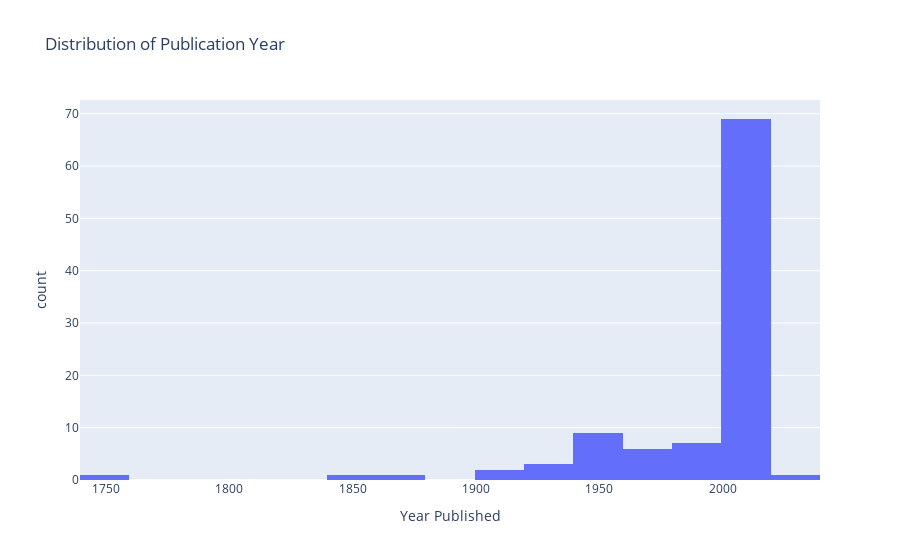

Source (notebook cell):
### Code cell
# Histogram
fig = px.histogram(books, x='Year Published', title='Distribution of Publication Year')
fig.show()

### Figure 1 — Plotly figure (JSON) as saved in the notebook; plotly's stock layout.template omitted (floating-point values rounded to 4 significant figures)
{"data": [{"alignmentgroup": "True", "bingroup": "x", "hovertemplate": "Year Published=%{x}<br>count=%{y}<extra></extra>", "legendgroup": "", "marker": {"color": "#636efa", "pattern": {"shape": ""}}, "name": "", "offsetgroup": "", "orientation": "v", "showlegend": false, "type": "histogram", "x": [1949, 2012, 2006, 2011, 2005, 2007, 2007, 2010, 2009, 2014, 2010, 2012, 2015, 1957, 1928, 2009, 2012, 2013, 1945, 1988, 1930, 2005, 1915, 2011, 2014, 1947, 2012, 1942, 2012, 2007, 1866, 1979, 2014, 2013, 2007, 2009, 2015, 2012, 2018, 2010, 1759, 2007, 2012, 1956, 1996, 1972, 2000, 2013, 2014, 1946, 2013, 2011, 1969, 2004, 2023, 2010, 1859, 2012, 1969, 2013, 2009, 2012, 2014, 2013, 1997, 2013, 2011, 2011, 2014, 1985, 2011, 2014, 1973, 2008, 2013, 2014, 2013, 1995, 2011, 2012, 2006, 2010, 2012, 2013, 1914, 2012, 1949, 2010, 2016, 1928, 2008, 2008, 1986, 1997, 2010, 1940, 2008, 2009, 1970, 2010], "xaxis": "x", "yaxis": "y"}], "layout": {"barmode": "relative", "legend": {"tracegroupgap": 0}, "title": {"text": "Distribution of Publication Year"}, "xaxis": {"anchor": "y", "domain": [0, 1], "title": {"text": "Year Published"}}, "yaxis": {"anchor": "x", "domain": [0, 1], "title": {"text": "count"}}}}
